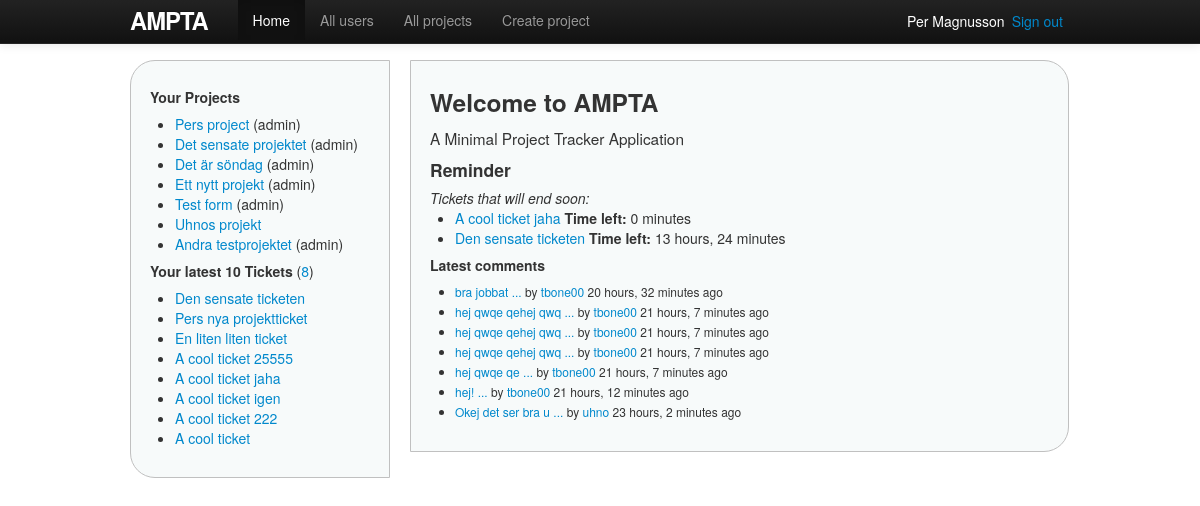
The app's page / (signed in), older data.
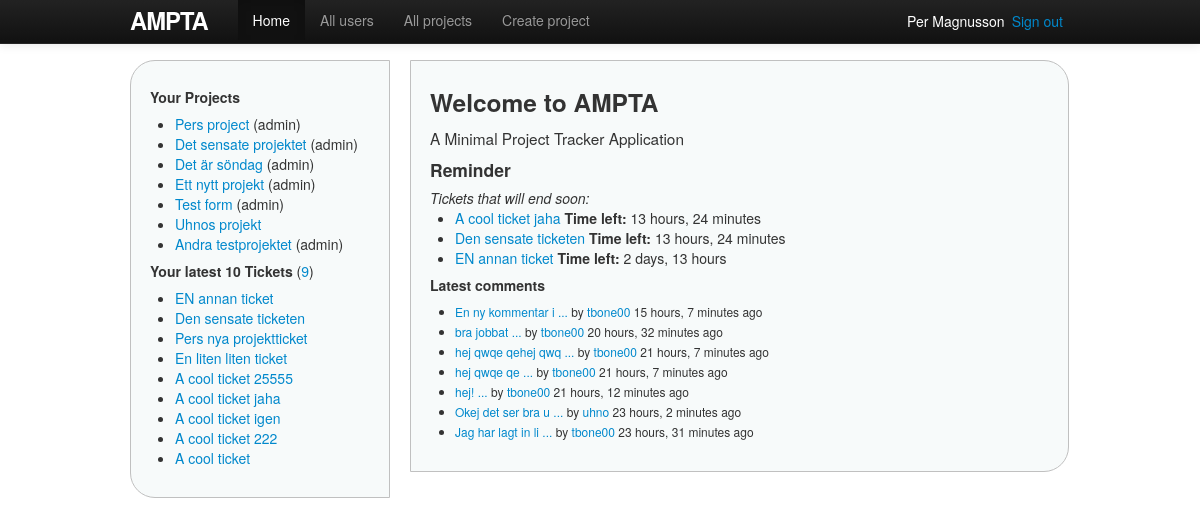
The same page, newer data.
### ampta/models.py (models this page shows, shortened)
class Project(models.Model):
    name = models.CharField(max_length=30)
    description = models.TextField()
    start_date = models.DateField()
    end_date = models.DateField()
    users = models.ManyToManyField(User, related_name='projects', blank=True)
    owner = models.ForeignKey(User, related_name='projects_owned_by_user')
    date_added = models.DateTimeField()
    date_updated = models.DateTimeField()
    def owned_by_user(self, user):
        return self.owner == user

class Ticket(models.Model):
    name = models.CharField(max_length=30)
    description = models.TextField()
    start_date = models.DateField()
    end_date = models.DateField()
    status = models.ForeignKey(Status, related_name='tickets')
    project = models.ForeignKey(Project, related_name='tickets')
    owner = models.ForeignKey(User, related_name='tickets')
    date_added = models.DateTimeField()
    date_updated = models.DateTimeField()
    def get_absolute_url(self):
        return reverse('project_ticket', args=[str(self.project.id), str(self.id)])

class Comment(models.Model):
    comment = models.CharField(max_length=999)
    comment_date = models.DateTimeField()
    owner = models.ForeignKey(User, related_name='comments')
    project = models.ForeignKey(Project, related_name='comments')
    def __unicode__(self):
        return '%s ...' % self.comment[:18]

### ampta/views/views.py (the view)
# urls.py: url(r'^$', 'home_index', name='root'),
@login_required(login_url='/login')
def home_index(request):
    return render(request, 'general/home.html', {'home_active': True})

### ampta/templatetags/custom_filters.py (called while the page is built)
@register.filter(name='user_projects')  # "name", if other name than function
def user_projects(user):
    projects = user.projects.order_by('-date_added')
    return projects

@register.filter
def project_owned_by_user(project, user):
    return project.owned_by_user(user)

@register.filter
def get_hurry_tickets(user):
    import datetime
    from datetime import date, timedelta
    date_from = datetime.date.today()
    date_to = datetime.date.today() + timedelta(days=3)  # days to add
    return user.tickets.filter(end_date__range=(date_from, date_to))

@register.filter
def get_latest_comments(user):
    from ampta.models import Comment
    return (Comment.objects.filter(project__users=user)
                           .order_by('-comment_date')[:7])

### ampta/templates/general/home.html (shortened to what this page needs)
{% extends 'shared/base.html' %}
{% load custom_filters %}
{% block content %}
<h3>Welcome to AMPTA</h3>
<p>A Minimal Project Tracker Application</p>
{% if user|get_hurry_tickets %}
<h4>Reminder</h4>
<i>Tickets that will end soon:</i>
<ul>
{% for t in user|get_hurry_tickets %}
	<li><a href="{{ t.get_absolute_url }}">{{ t.name }}</a>
		<strong>Time left:</strong> {{ t.end_date|timeuntil }}</li>
{% endfor %}
</ul>
{% endif %}
<div class="latestComments">
	<h5>Latest comments</h5>
	<ul>
	{% for c in user|get_latest_comments %}
		<li><a href="{% url project c.project.id %}#comment{{ c.id }}">{{ c }}</a>
			by <a href="{% url user c.owner.id %}">{{ c.owner }}</a>
			{{ c.comment_date|timesince }} ago
		</li>
	{% endfor %}
	</ul>
</div>
{% endblock %}

### ampta/templates/shared/base.html (shortened to what this page needs)
<!DOCTYPE html>
<html>
	<head>
		{% block styles %}
			<link rel="stylesheet" href="http://code.jquery.com/ui/1.10.1/themes/base/jquery-ui.css" />
			<link rel="stylesheet" type="text/css" href="{{ STATIC_URL }}styles/bootstrap.min.css">
			<link rel="stylesheet" type="text/css" href="{{ STATIC_URL }}styles/site.css">
		{% endblock %}
	</head>
	<body>
	{% block body %}
		<div class="container">
		<header>
			<nav class="navbar navbar-inverse navbar-fixed-top">
				<div class="navbar-inner">
					<div class="container">
						<a href="{% url home %}" id="logo" class="brand">Ampta</a>
						<div class="nav-collapse collapse">
							<ul class="nav">
								<li {% if home_active %}class="active"{% endif %}>
									<a href="{% url home %}">Home</a>
								</li>
								<li {% if all_users_active %}class="active"{% endif %}>
									<a href="{% url users %}">All users</a>
								</li>
								<li {% if projects_active %}class="active"{% endif %}>
									<a href="{% url projects %}">All projects</a>
								</li>
								<li {% if create_projects_active %}class="active"{% endif %}>
									<a href="{% url new_project %}">Create project</a>
								</li>
							</ul>
						</div>
						<span class="sign_out pull-right"><a href="{% url logout %}">Sign out</a></span>
						<span class="active_user pull-right">
							<a href="{% url user user.id %}">{{ user.get_full_name }}</a>
						</span>
					</div>
				</div>
			</nav>
		</header>
		<div class="sidenav pull-left">
			{% include 'shared/_sidenav_projects_tickets.html' %}
		</div>
		<div class="main pull-left">
			{% block content %}{% endblock %}
		</div>
		</div>
	{% endblock body %}
	</body>
</html>

### ampta/templates/shared/_sidenav_projects_tickets.html (shortened to what this page needs)
{% load custom_filters %}
<h5>Your Projects</h5>
<ul>
{% with projects=user|user_projects %}
{% for p in projects %}
	<li>
		<a href="{% url project p.id %}">{{ p.name }}</a>
		{% if p|project_owned_by_user:user %}(admin){% endif %}
	</li>
{% endfor%}
{% endwith %}
</ul>
<h5>Your latest 10 Tickets
	<span class="countTickets">(<a href="{% url tickets %}">{{ user.tickets.count }}</a>)</span>
</h5>
<ul>
{% for t in user.tickets.all|dictsortreversed:"date_added"|slice:"10" %}
	<li><a href="{% url project_ticket t.project.id t.id %}">{{ t.name }}</a></li>
{% endfor %}
</ul>

### ampta/static/styles/site.css (style rules this page uses)
html { overflow-y: scroll; }
body { padding-top: 60px; padding-bottom: 15px; }
h1, h2, h3, h4, h5, h6 { line-height: 1; }
p { font-size: 1.1em; line-height: 1.7em; }
#logo { float: left; margin-right: 10px; font-size: 1.7em; color: #fff; text-transform: uppercase; letter-spacing: -1px; padding-top: 9px; font-weight: bold; line-height: 1; }
.active_user, .sign_out { display: block; margin-top: 11px; margin-right: 7px; color: white; }
.active_user a { color: white; }
.sidenav { width: 220px; margin-right: 20px; padding: 9px; border: 1px solid #c0c0c0; background: #f7fafa; padding: 19px; border-radius: 25px 0 0 25px; -moz-border-radius: 25px 0 0 25px; }
.main { padding: 9px; width: 619px; border: 1px solid #c0c0c0; background: #f7fafa; padding: 19px; border-radius: 0 25px 25px 0; -moz-border-radius: 0 25px 25px 0; }
.countTickets { font-weight: normal; text-decoration: italic; }
.latestComments li { font-size: 12px; }

Row changes from the older to the newer data that the page shows:
removed Comment: comment "hej qwqe qehej qwq ...", owner "tbone00", comment_date "21 hours, 7 minutes"
removed Comment: comment "hej qwqe qehej qwq ...", owner "tbone00", comment_date "21 hours, 7 minutes"
added Ticket: name "EN annan ticket", end_date "2 days, 13 hours"
changed Ticket "A cool ticket jaha": end_date "0 minutes" → "13 hours, 24 minutes"
added Comment: comment "En ny kommentar i ...", owner "tbone00", comment_date "15 hours, 7 minutes"
now on this page (row unchanged): Comment: comment "Jag har lagt in li ...", owner "tbone00", comment_date "23 hours, 31 minutes"
Text that changed along with them:
{{ user.tickets.count }}: "8" → "9"
